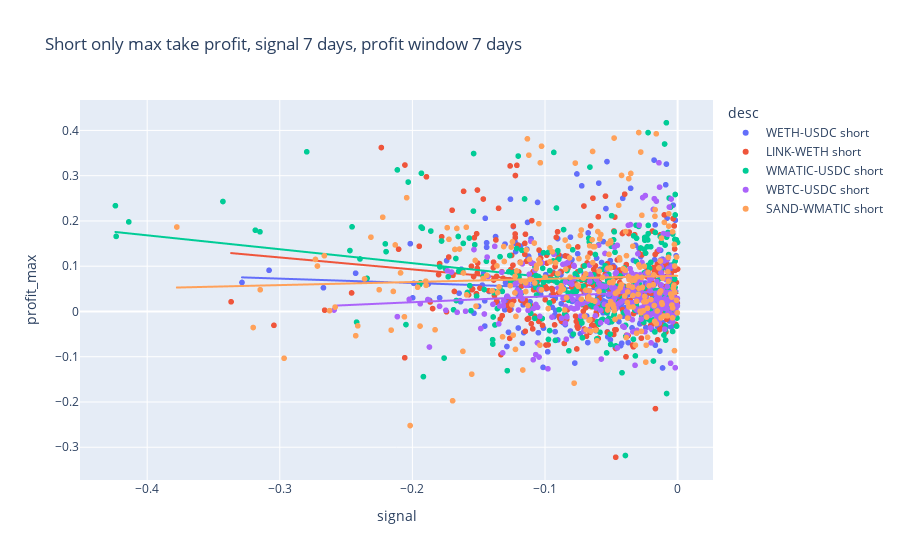
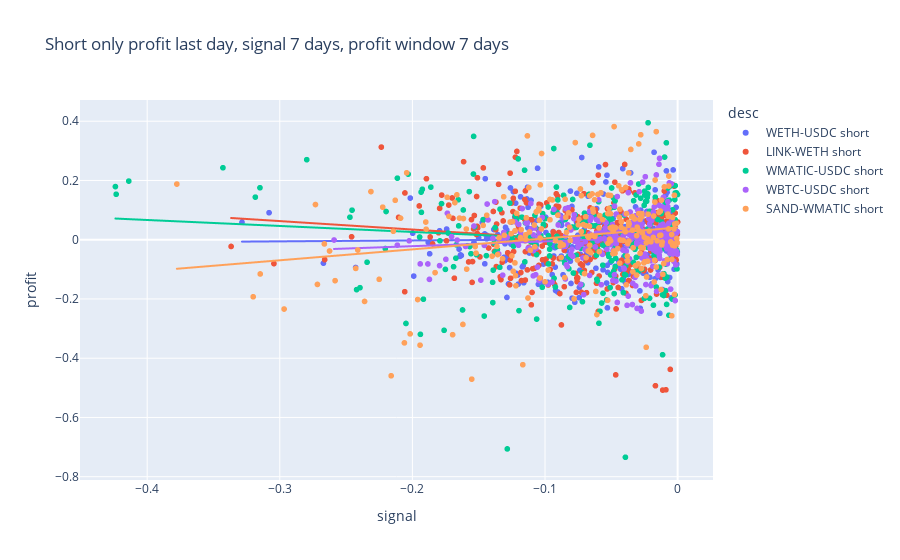

Notebook code cell kept with these figures, in order:
### Code cell
df_short_only = df.loc[df["side"] == "short"]

fig = px.scatter(
    df_short_only, 
    x="signal", 
    y="profit_max", 
    trendline="ols", 
    color="desc", 
    title=f"Short only max take profit, signal {signal_window_label}, profit window {profit_window_label}"
)
fig.show()

fig = px.scatter(
    df_short_only, 
    x="signal", 
    y="profit", 
    trendline="ols", 
    color="desc", 
    title=f"Short only profit last day, signal {signal_window_label}, profit window {profit_window_label}"
)
fig.show()

### Figure 1 — Plotly figure (JSON) as saved in the notebook; plotly's stock layout.template omitted (floating-point values rounded to 4 significant figures; data arrays with more than 128 entries replaced by an {"elided": "..."} marker saying what was removed)
{"data": [{"hovertemplate": "desc=WETH-USDC short<br>signal=%{x}<br>profit_max=%{y}<extra></extra>", "legendgroup": "WETH-USDC short", "marker": {"color": "#636efa", "symbol": "circle"}, "mode": "markers", "name": "WETH-USDC short", "showlegend": true, "type": "scattergl", "x": {"elided": "314 float values"}, "xaxis": "x", "y": {"elided": "314 float values"}, "yaxis": "y"}, {"hovertemplate": "<b>OLS trendline</b><br>profit_max = -0.0967697 * signal + 0.0435144<br>R<sup>2</sup>=0.004637<br><br>desc=WETH-USDC short<br>signal=%{x}<br>profit_max=%{y} <b>(trend)</b><extra></extra>", "legendgroup": "WETH-USDC short", "marker": {"color": "#636efa", "symbol": "circle"}, "mode": "lines", "name": "WETH-USDC short", "showlegend": false, "type": "scattergl", "x": {"elided": "307 float values"}, "xaxis": "x", "y": {"elided": "307 float values"}, "yaxis": "y"}, {"hovertemplate": "desc=LINK-WETH short<br>signal=%{x}<br>profit_max=%{y}<extra></extra>", "legendgroup": "LINK-WETH short", "marker": {"color": "#EF553B", "symbol": "circle"}, "mode": "markers", "name": "LINK-WETH short", "showlegend": true, "type": "scattergl", "x": {"elided": "319 float values"}, "xaxis": "x", "y": {"elided": "319 float values"}, "yaxis": "y"}, {"hovertemplate": "<b>OLS trendline</b><br>profit_max = -0.263787 * signal + 0.0401666<br>R<sup>2</sup>=0.030154<br><br>desc=LINK-WETH short<br>signal=%{x}<br>profit_max=%{y} <b>(trend)</b><extra></extra>", "legendgroup": "LINK-WETH short", "marker": {"color": "#EF553B", "symbol": "circle"}, "mode": "lines", "name": "LINK-WETH short", "showlegend": false, "type": "scattergl", "x": {"elided": "312 float values"}, "xaxis": "x", "y": {"elided": "312 float values"}, "yaxis": "y"}, {"hovertemplate": "desc=WMATIC-USDC short<br>signal=%{x}<br>profit_max=%{y}<extra></extra>", "legendgroup": "WMATIC-USDC short", "marker": {"color": "#00cc96", "symbol": "circle"}, "mode": "markers", "name": "WMATIC-USDC short", "showlegend": true, "type": "scattergl", "x": {"elided": "316 float values"}, "xaxis": "x", "y": {"elided": "316 float values"}, "yaxis": "y"}, {"hovertemplate": "<b>OLS trendline</b><br>profit_max = -0.307763 * signal + 0.0451276<br>R<sup>2</sup>=0.053161<br><br>desc=WMATIC-USDC short<br>signal=%{x}<br>profit_max=%{y} <b>(trend)</b><extra></extra>", "legendgroup": "WMATIC-USDC short", "marker": {"color": "#00cc96", "symbol": "circle"}, "mode": "lines", "name": "WMATIC-USDC short", "showlegend": false, "type": "scattergl", "x": {"elided": "309 float values"}, "xaxis": "x", "y": {"elided": "309 float values"}, "yaxis": "y"}, {"hovertemplate": "desc=WBTC-USDC short<br>signal=%{x}<br>profit_max=%{y}<extra></extra>", "legendgroup": "WBTC-USDC short", "marker": {"color": "#ab63fa", "symbol": "circle"}, "mode": "markers", "name": "WBTC-USDC short", "showlegend": true, "type": "scattergl", "x": {"elided": "320 float values"}, "xaxis": "x", "y": {"elided": "320 float values"}, "yaxis": "y"}, {"hovertemplate": "<b>OLS trendline</b><br>profit_max = 0.128698 * signal + 0.0461425<br>R<sup>2</sup>=0.008786<br><br>desc=WBTC-USDC short<br>signal=%{x}<br>profit_max=%{y} <b>(trend)</b><extra></extra>", "legendgroup": "WBTC-USDC short", "marker": {"color": "#ab63fa", "symbol": "circle"}, "mode": "lines", "name": "WBTC-USDC short", "showlegend": false, "type": "scattergl", "x": {"elided": "313 float values"}, "xaxis": "x", "y": {"elided": "313 float values"}, "yaxis": "y"}, {"hovertemplate": "desc=SAND-WMATIC short<br>signal=%{x}<br>profit_max=%{y}<extra></extra>", "legendgroup": "SAND-WMATIC short", "marker": {"color": "#FFA15A", "symbol": "circle"}, "mode": "markers", "name": "SAND-WMATIC short", "showlegend": true, "type": "scattergl", "x": {"elided": "262 float values"}, "xaxis": "x", "y": {"elided": "262 float values"}, "yaxis": "y"}, {"hovertemplate": "<b>OLS trendline</b><br>profit_max = 0.0687792 * signal + 0.0788525<br>R<sup>2</sup>=0.002367<br><br>desc=SAND-WMATIC short<br>signal=%{x}<br>profit_max=%{y} <b>(trend)</b><extra></extra>", "legendgroup": "SAND-WMATIC short", "marker": {"color": "#FFA15A", "symbol": "circle"}, "mode": "lines", "name": "SAND-WMATIC short", "showlegend": false, "type": "scattergl", "x": {"elided": "255 float values"}, "xaxis": "x", "y": {"elided": "255 float values"}, "yaxis": "y"}], "layout": {"legend": {"title": {"text": "desc"}, "tracegroupgap": 0}, "title": {"text": "Short only max take profit, signal 7 days, profit window 7 days"}, "xaxis": {"anchor": "y", "domain": [0, 1], "title": {"text": "signal"}}, "yaxis": {"anchor": "x", "domain": [0, 1], "title": {"text": "profit_max"}}}}

### Figure 2 — Plotly figure (JSON) as saved in the notebook; plotly's stock layout.template omitted (floating-point values rounded to 4 significant figures; data arrays with more than 128 entries replaced by an {"elided": "..."} marker saying what was removed)
{"data": [{"hovertemplate": "desc=WETH-USDC short<br>signal=%{x}<br>profit=%{y}<extra></extra>", "legendgroup": "WETH-USDC short", "marker": {"color": "#636efa", "symbol": "circle"}, "mode": "markers", "name": "WETH-USDC short", "showlegend": true, "type": "scattergl", "x": {"elided": "314 float values"}, "xaxis": "x", "y": {"elided": "314 float values"}, "yaxis": "y"}, {"hovertemplate": "<b>OLS trendline</b><br>profit = 0.030313 * signal + 0.00356036<br>R<sup>2</sup>=0.000303<br><br>desc=WETH-USDC short<br>signal=%{x}<br>profit=%{y} <b>(trend)</b><extra></extra>", "legendgroup": "WETH-USDC short", "marker": {"color": "#636efa", "symbol": "circle"}, "mode": "lines", "name": "WETH-USDC short", "showlegend": false, "type": "scattergl", "x": {"elided": "307 float values"}, "xaxis": "x", "y": {"elided": "307 float values"}, "yaxis": "y"}, {"hovertemplate": "desc=LINK-WETH short<br>signal=%{x}<br>profit=%{y}<extra></extra>", "legendgroup": "LINK-WETH short", "marker": {"color": "#EF553B", "symbol": "circle"}, "mode": "markers", "name": "LINK-WETH short", "showlegend": true, "type": "scattergl", "x": {"elided": "319 float values"}, "xaxis": "x", "y": {"elided": "319 float values"}, "yaxis": "y"}, {"hovertemplate": "<b>OLS trendline</b><br>profit = -0.284283 * signal + -0.0224531<br>R<sup>2</sup>=0.017324<br><br>desc=LINK-WETH short<br>signal=%{x}<br>profit=%{y} <b>(trend)</b><extra></extra>", "legendgroup": "LINK-WETH short", "marker": {"color": "#EF553B", "symbol": "circle"}, "mode": "lines", "name": "LINK-WETH short", "showlegend": false, "type": "scattergl", "x": {"elided": "312 float values"}, "xaxis": "x", "y": {"elided": "312 float values"}, "yaxis": "y"}, {"hovertemplate": "desc=WMATIC-USDC short<br>signal=%{x}<br>profit=%{y}<extra></extra>", "legendgroup": "WMATIC-USDC short", "marker": {"color": "#00cc96", "symbol": "circle"}, "mode": "markers", "name": "WMATIC-USDC short", "showlegend": true, "type": "scattergl", "x": {"elided": "316 float values"}, "xaxis": "x", "y": {"elided": "316 float values"}, "yaxis": "y"}, {"hovertemplate": "<b>OLS trendline</b><br>profit = -0.202248 * signal + -0.0142569<br>R<sup>2</sup>=0.011309<br><br>desc=WMATIC-USDC short<br>signal=%{x}<br>profit=%{y} <b>(trend)</b><extra></extra>", "legendgroup": "WMATIC-USDC short", "marker": {"color": "#00cc96", "symbol": "circle"}, "mode": "lines", "name": "WMATIC-USDC short", "showlegend": false, "type": "scattergl", "x": {"elided": "309 float values"}, "xaxis": "x", "y": {"elided": "309 float values"}, "yaxis": "y"}, {"hovertemplate": "desc=WBTC-USDC short<br>signal=%{x}<br>profit=%{y}<extra></extra>", "legendgroup": "WBTC-USDC short", "marker": {"color": "#ab63fa", "symbol": "circle"}, "mode": "markers", "name": "WBTC-USDC short", "showlegend": true, "type": "scattergl", "x": {"elided": "320 float values"}, "xaxis": "x", "y": {"elided": "320 float values"}, "yaxis": "y"}, {"hovertemplate": "<b>OLS trendline</b><br>profit = 0.160194 * signal + 0.0102386<br>R<sup>2</sup>=0.008849<br><br>desc=WBTC-USDC short<br>signal=%{x}<br>profit=%{y} <b>(trend)</b><extra></extra>", "legendgroup": "WBTC-USDC short", "marker": {"color": "#ab63fa", "symbol": "circle"}, "mode": "lines", "name": "WBTC-USDC short", "showlegend": false, "type": "scattergl", "x": {"elided": "313 float values"}, "xaxis": "x", "y": {"elided": "313 float values"}, "yaxis": "y"}, {"hovertemplate": "desc=SAND-WMATIC short<br>signal=%{x}<br>profit=%{y}<extra></extra>", "legendgroup": "SAND-WMATIC short", "marker": {"color": "#FFA15A", "symbol": "circle"}, "mode": "markers", "name": "SAND-WMATIC short", "showlegend": true, "type": "scattergl", "x": {"elided": "262 float values"}, "xaxis": "x", "y": {"elided": "262 float values"}, "yaxis": "y"}, {"hovertemplate": "<b>OLS trendline</b><br>profit = 0.368621 * signal + 0.0411199<br>R<sup>2</sup>=0.037570<br><br>desc=SAND-WMATIC short<br>signal=%{x}<br>profit=%{y} <b>(trend)</b><extra></extra>", "legendgroup": "SAND-WMATIC short", "marker": {"color": "#FFA15A", "symbol": "circle"}, "mode": "lines", "name": "SAND-WMATIC short", "showlegend": false, "type": "scattergl", "x": {"elided": "255 float values"}, "xaxis": "x", "y": {"elided": "255 float values"}, "yaxis": "y"}], "layout": {"legend": {"title": {"text": "desc"}, "tracegroupgap": 0}, "title": {"text": "Short only profit last day, signal 7 days, profit window 7 days"}, "xaxis": {"anchor": "y", "domain": [0, 1], "title": {"text": "signal"}}, "yaxis": {"anchor": "x", "domain": [0, 1], "title": {"text": "profit"}}}}
